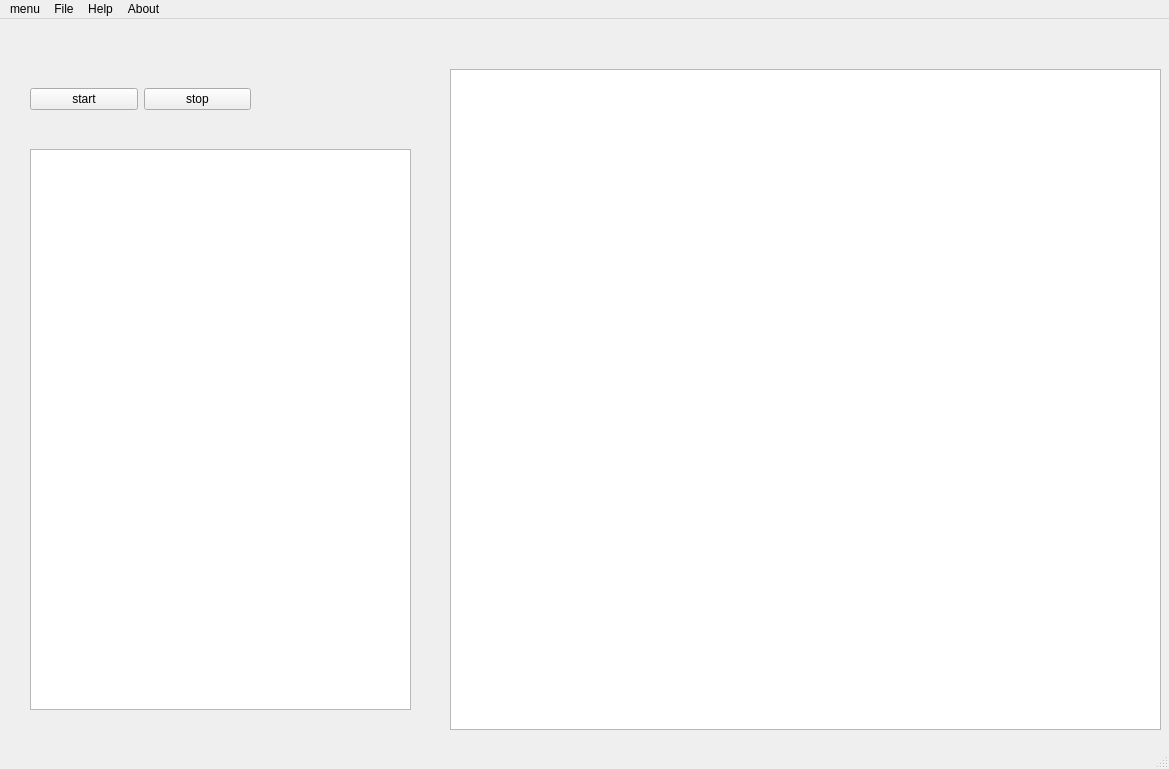
<?xml version="1.0" encoding="UTF-8"?>
<ui version="4.0">
 <class>MainWindow</class>
 <widget class="QMainWindow" name="MainWindow">
  <property name="geometry">
   <rect>
    <x>0</x>
    <y>0</y>
    <width>1169</width>
    <height>769</height>
   </rect>
  </property>
  <property name="windowTitle">
   <string>MainWindow</string>
  </property>
  <property name="unifiedTitleAndToolBarOnMac">
   <bool>true</bool>
  </property>
  <widget class="QWidget" name="centralwidget">
   <widget class="QWidget" name="widget" native="true">
    <property name="geometry">
     <rect>
      <x>0</x>
      <y>0</y>
      <width>1161</width>
      <height>721</height>
     </rect>
    </property>
    <property name="styleSheet">
     <string notr="true">#MainWindows{
		background-image:url(:/ui/background.jpg);
		}</string>
    </property>
    <widget class="QListView" name="list">
     <property name="geometry">
      <rect>
       <x>30</x>
       <y>130</y>
       <width>381</width>
       <height>561</height>
      </rect>
     </property>
    </widget>
    <widget class="QGraphicsView" name="loss">
     <property name="geometry">
      <rect>
       <x>450</x>
       <y>50</y>
       <width>711</width>
       <height>661</height>
      </rect>
     </property>
    </widget>
    <widget class="QWidget" name="layoutWidget">
     <property name="geometry">
      <rect>
       <x>30</x>
       <y>30</y>
       <width>221</width>
       <height>101</height>
      </rect>
     </property>
     <layout class="QHBoxLayout" name="horizontalLayout">
      <item>
       <widget class="QPushButton" name="start_button">
        <property name="text">
         <string>start</string>
        </property>
       </widget>
      </item>
      <item>
       <widget class="QPushButton" name="stop_button">
        <property name="text">
         <string>stop</string>
        </property>
       </widget>
      </item>
     </layout>
    </widget>
   </widget>
  </widget>
  <widget class="QMenuBar" name="menubar">
   <property name="geometry">
    <rect>
     <x>0</x>
     <y>0</y>
     <width>1169</width>
     <height>23</height>
    </rect>
   </property>
   <widget class="QMenu" name="menumenu">
    <property name="title">
     <string>menu</string>
    </property>
    <addaction name="actionstart"/>
   </widget>
   <widget class="QMenu" name="menufile">
    <property name="title">
     <string>File</string>
    </property>
   </widget>
   <widget class="QMenu" name="menuHelp">
    <property name="title">
     <string>Help</string>
    </property>
   </widget>
   <widget class="QMenu" name="menuAbout">
    <property name="title">
     <string>About</string>
    </property>
   </widget>
   <addaction name="menumenu"/>
   <addaction name="menufile"/>
   <addaction name="menuHelp"/>
   <addaction name="menuAbout"/>
  </widget>
  <widget class="QStatusBar" name="statusbar"/>
  <action name="actionstart">
   <property name="text">
    <string>start</string>
   </property>
  </action>
 </widget>
 <resources/>
 <connections/>
</ui>
